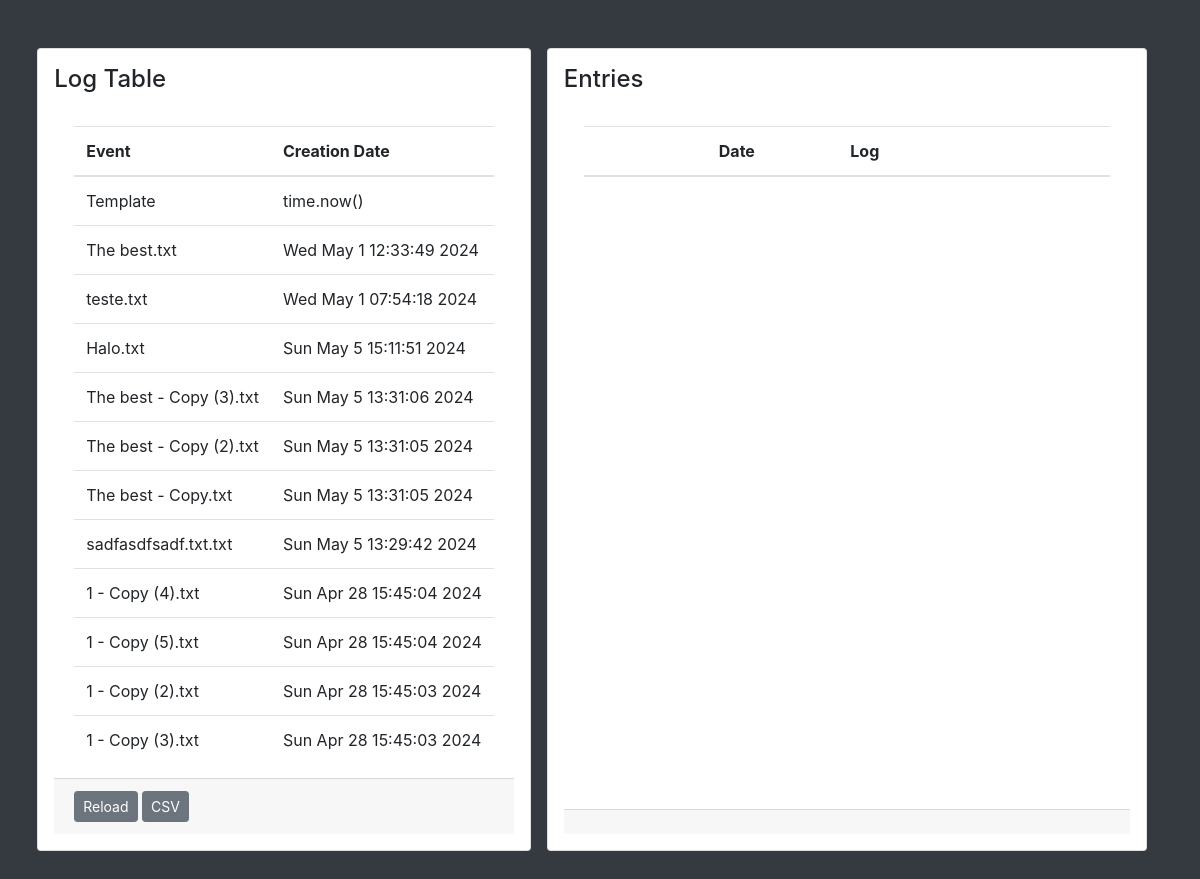
The page / on the database its author committed.
### EventLogger/models.py (models this page shows, shortened)
class Event(models.Model):
    name = models.CharField(max_length=200, unique=True)
    createDate = models.CharField(max_length=50)
    class Meta:
        ordering = ['-createDate']

### EventLogger/views.py (the view)
# urls.py: 2. Add a URL to urlpatterns:  path('', views.home, name='home')
def home(request):
    events = Event.objects.all()
    context = {"Events":events}
    return render(request, "index.html", context)

### templates/index.html (shortened to what this page needs)
<!doctype html>
<html lang="en">
    <head>
        <link rel="stylesheet" href="https://cdn.jsdelivr.net/npm/bootstrap@4.0.0/dist/css/bootstrap.min.css">
    </head>
    <body class="bg-dark">
        <div class="d-flex flex-row justify-content-center">
            <div class="card p-3 mt-5 mr-3 ">
                <h4 class="card-title">
                    Log Table
                </h4>
                <div class="card-body" >
                    <table id="main-table" class="table table-hover">
                        <thead>
                            <tr>
                                <th>Event</th>
                                <th>Creation Date</th>
                            </tr>
                        </thead>
                        <tbody>
                            {% for evnt in Events %}
                            <tr id={{evnt.id}} name={{evnt.id}} class="" style="cursor:Pointer" onClick=handleEventClick(this) >
                                <td>
                                    {{evnt.name}}
                                </td>
                                <td>
                                    {{evnt.createDate}}
                                </td>
                            </tr>
                            {% endfor %}
                        </tbody>
                    </table>
                </div>
                <div class="card-footer">
                    <div class="btn btn-sm btn-secondary" onclick=loadEvents(this) style: "cursor:pointer">
                        Reload
                    </div>
                    <a class="btn btn-sm btn-secondary" href="{% url 'exportCSV' model_name='Event'%}" style: "cursor:pointer">
                        CSV
                    </a>
                </div>
            </div>
            <div class="card p-3 w-50 mt-5 mr-3" style="">
                <h4 class="card-title">
                    Entries
                </h4>
                <div class="card-body" style="">
                    <table id="main-table" class="table table-hover">
                        <thead>
                            <tr>
                                <th class="w-5"></th>
                                <th class="w-25">Date</th>
                                <th>Log</th>
                            </tr>
                        </thead>
                </table>
            </div>
            <div class="card-footer">
            </div>
        </div>
    </div>
  </body>
</html>

### templates/index.html (style rules this page uses)
body { user-select: none overflow:hidden; position: fixed; width:100%; height:100%; caret-color: transparent; }
.card { user-select: none; height:85vh; }
.card-body { height:auto; overflow:overlay; user-select: none; }

### rows shown on the page
Event: name "Template", createDate "time.now()"
Event: name "The best.txt", createDate "Wed May 1 12:33:49 2024"
Event: name "teste.txt", createDate "Wed May 1 07:54:18 2024"
Event: name "Halo.txt", createDate "Sun May 5 15:11:51 2024"
Event: name "The best - Copy (3).txt", createDate "Sun May 5 13:31:06 2024"
Event: name "The best - Copy (2).txt", createDate "Sun May 5 13:31:05 2024"
Event: name "The best - Copy.txt", createDate "Sun May 5 13:31:05 2024"
Event: name "sadfasdfsadf.txt.txt", createDate "Sun May 5 13:29:42 2024"
Event: name "1 - Copy (4).txt", createDate "Sun Apr 28 15:45:04 2024"
Event: name "1 - Copy (5).txt", createDate "Sun Apr 28 15:45:04 2024"
Event: name "1 - Copy (2).txt", createDate "Sun Apr 28 15:45:03 2024"
Event: name "1 - Copy (3).txt", createDate "Sun Apr 28 15:45:03 2024"
